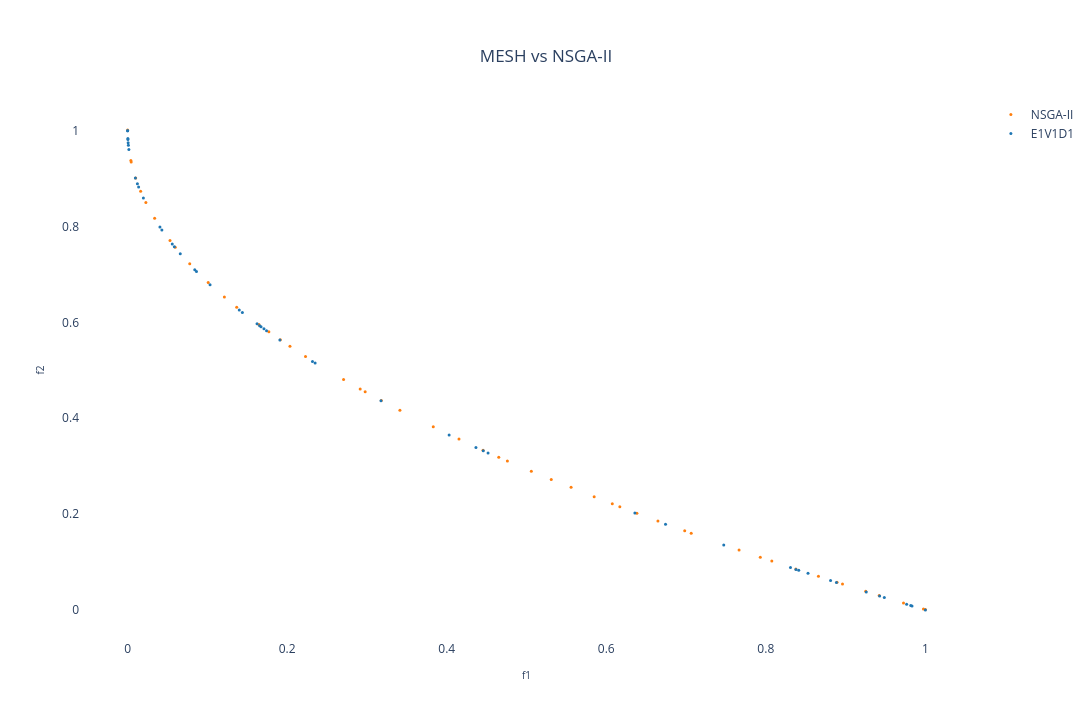

The cell this chart's notebook holds for it:
### Markdown cell above
### MESH vs Pymoo 2D:

### Code cell
# Creating a subplot
fig = go.Figure()

fig.add_trace(go.Scatter(x=res.F[:,0], 
               y=res.F[:,1],
               mode='markers', marker=dict(size=3, color=solid_colors[-1]),
               name="NSGA-II")
               )

add_MESH = True
if(add_MESH):
    for i in range(num_dataset):
        fig.add_trace(pareto_front[i])

# Setting layout
fig.update_layout(
    showlegend=True,
    xaxis=dict(title=dict(text='f1', font=dict(size=10))),
    yaxis=dict(title=dict(text='f2', font=dict(size=10))),
    title=dict(
        text='MESH vs NSGA-II',
        x=0.5,  # Centering the title
        xanchor='center',
        yanchor='top'
    ),
    #margin=dict(l=0, r=0, b=0, t=0), # Rearrange the margin
    width=1520,   # Figure width (pixels)
    height=720,  # Figure height (pixels)
    paper_bgcolor="white",
    plot_bgcolor='white'
)

# Showing the figure
fig.show()

### Figure 1 — Plotly figure (JSON) as saved in the notebook; plotly's stock layout.template omitted (floating-point values rounded to 4 significant figures)
{"data": [{"marker": {"color": "#ff7f0e", "size": 3}, "mode": "markers", "name": "NSGA-II", "type": "scatter", "x": [1.59e-17, 1.0, 0.7665, 0.2707, 0.3831, 0.3413, 0.07784, 0.101, 0.03382, 0.7065, 0.1367, 0.223, 0.6648, 0.506, 0.1646, 0.8377, 0.5559, 0.1212, 0.5848, 0.05312, 0.9726, 0.531, 0.318, 0.05965, 0.9421, 0.004065, 0.4761, 0.9252, 0.8075, 0.4153, 0.7931, 0.02284, 0.177, 0.6983, 0.1914, 0.8961, 0.4652, 0.6076, 0.2915, 0.4455, 0.2978, 0.617, 0.01005, 0.8893, 0.866, 0.6384, 0.004426, 0.9976, 0.0163, 0.2035], "y": [1.002, 0.0007918, 0.1254, 0.4809, 0.3821, 0.4169, 0.7223, 0.6835, 0.8175, 0.1604, 0.6315, 0.529, 0.1856, 0.2896, 0.5956, 0.08559, 0.2562, 0.6531, 0.2362, 0.7709, 0.01457, 0.2723, 0.4372, 0.7571, 0.03017, 0.9378, 0.311, 0.03892, 0.1022, 0.3566, 0.1103, 0.8503, 0.5805, 0.1652, 0.5637, 0.05417, 0.319, 0.2215, 0.4613, 0.3335, 0.4555, 0.2154, 0.9012, 0.05782, 0.07025, 0.2019, 0.935, 0.00198, 0.8738, 0.5501]}, {"marker": {"color": "#1f77b4", "size": 3}, "mode": "markers", "name": "E1V1D1", "showlegend": true, "type": "scatter", "x": [0, 1, 0.0002659, 0, 0.009703, 0.0122, 0.001515, 0.8812, 0.8885, 0.8309, 0.08627, 0.04288, 0.2317, 0.05854, 0.8378, 0.01973, 0.1741, 0.4458, 0.1655, 0.8413, 0.1672, 0.1399, 0.9486, 0.04044, 0.1709, 0.9427, 0.1438, 0.0009325, 0.6359, 0.9833, 0.8529, 0.05592, 0.7473, 0.08415, 0.403, 0.9259, 0.4518, 0.235, 0.00034, 0.0006282, 0.6743, 0.1033, 0.01377, 0.1622, 0.9765, 0.4366, 0.3176, 0.9817, 0.1909, 0.06594], "y": [1, 0, 0.9837, 1, 0.9015, 0.8895, 0.9611, 0.0613, 0.05739, 0.08845, 0.7063, 0.7929, 0.5187, 0.7581, 0.08471, 0.8595, 0.5827, 0.3323, 0.5932, 0.0828, 0.591, 0.6259, 0.02606, 0.7989, 0.5866, 0.02907, 0.6208, 0.9695, 0.2026, 0.008387, 0.07648, 0.7635, 0.1355, 0.7099, 0.3652, 0.03777, 0.3278, 0.5152, 0.9816, 0.9749, 0.1789, 0.6786, 0.8827, 0.5972, 0.0118, 0.3392, 0.4365, 0.009193, 0.5631, 0.7432]}], "layout": {"height": 720, "paper_bgcolor": "white", "plot_bgcolor": "white", "showlegend": true, "title": {"text": "MESH vs NSGA-II", "x": 0.5, "xanchor": "center", "yanchor": "top"}, "width": 1520, "xaxis": {"title": {"font": {"size": 10}, "text": "f1"}}, "yaxis": {"title": {"font": {"size": 10}, "text": "f2"}}}}
